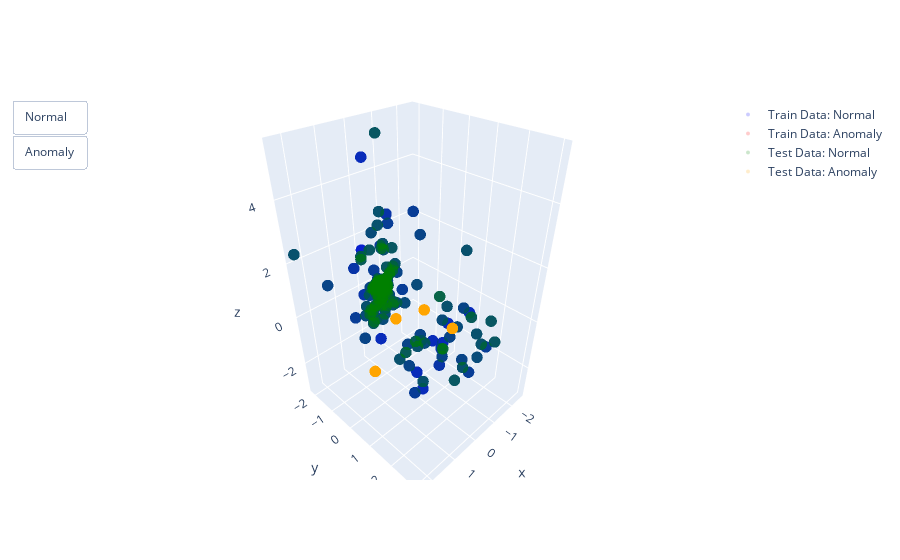

Source (notebook cell):
### Markdown cell above
# Vẽ biểu đồ 3D

### Code cell
import plotly.graph_objects as go
import pandas as pd

data_sets = [(X_train, y_train, "Train"), (X_test, y_test, "Test")]
train_colors = ["blue", "red"]
test_colors = ["green", "orange"]
visible_dict = {"Normal": True, "Anomaly": True}
fig = go.Figure()

# Tạo biểu đồ 3D cho tập huấn luyện và tập kiểm tra
for (X, y, name_prefix), colors in zip(data_sets, [train_colors, test_colors]):
    balanced_data = pd.DataFrame(
        {"x": X[:, 0], "y": X[:, 1], "z": X[:, 2], "anomaly": y}
    ).sample(n=min(50000, len(X)), random_state=42)

    for anomaly_label, color in zip(range(2), colors):
        scatter = go.Scatter3d(
            x=balanced_data[balanced_data["anomaly"] == anomaly_label]["x"],
            y=balanced_data[balanced_data["anomaly"] == anomaly_label]["y"],
            z=balanced_data[balanced_data["anomaly"] == anomaly_label]["z"],
            mode="markers",
            marker=dict(size=4, color=color, opacity=0.1),
            name=f'{name_prefix} Data: {"Normal" if anomaly_label == 0 else "Anomaly"}',
            visible=visible_dict.get("Normal", True)
            if anomaly_label == 0
            else visible_dict.get("Anomaly", True),
        )
        fig.add_trace(scatter)

# Thêm nút để chuyển đổi giữa các lớp
buttons = [
    dict(
        label="Normal",
        method="update",
        args=[
            {
                "visible": [
                    True,
                    False,
                    True,
                    False,
                    visible_dict["Anomaly"],
                    visible_dict["Anomaly"],
                ]
            }
        ],
    ),
    dict(
        label="Anomaly",
        method="update",
        args=[
            {
                "visible": [
                    False,
                    True,
                    False,
                    True,
                    visible_dict["Normal"],
                    visible_dict["Normal"],
                ]
            }
        ],
    ),
]

# Cập nhật và hiển thị biểu đồ
fig.update_layout(updatemenus=[dict(type="buttons", showactive=False, buttons=buttons)])
fig.show()

### Figure 1 — Plotly figure (JSON) as saved in the notebook; plotly's stock layout.template omitted (floating-point values rounded to 4 significant figures; data arrays with more than 128 entries replaced by an {"elided": "..."} marker saying what was removed)
{"data": [{"marker": {"color": "blue", "opacity": 0.1, "size": 4}, "mode": "markers", "name": "Train Data: Normal", "type": "scatter3d", "visible": true, "x": {"elided": "3970 float values"}, "y": {"elided": "3970 float values"}, "z": {"elided": "3970 float values"}}, {"marker": {"color": "red", "opacity": 0.1, "size": 4}, "mode": "markers", "name": "Train Data: Anomaly", "type": "scatter3d", "visible": true, "x": {"elided": "4017 float values"}, "y": {"elided": "4017 float values"}, "z": {"elided": "4017 float values"}}, {"marker": {"color": "green", "opacity": 0.1, "size": 4}, "mode": "markers", "name": "Test Data: Normal", "type": "scatter3d", "visible": true, "x": {"elided": "1022 float values"}, "y": {"elided": "1022 float values"}, "z": {"elided": "1022 float values"}}, {"marker": {"color": "orange", "opacity": 0.1, "size": 4}, "mode": "markers", "name": "Test Data: Anomaly", "type": "scatter3d", "visible": true, "x": {"elided": "975 float values"}, "y": {"elided": "975 float values"}, "z": {"elided": "975 float values"}}], "layout": {"updatemenus": [{"buttons": [{"args": [{"visible": [true, false, true, false, true, true]}], "label": "Normal", "method": "update"}, {"args": [{"visible": [false, true, false, true, true, true]}], "label": "Anomaly", "method": "update"}], "showactive": false, "type": "buttons"}]}}
